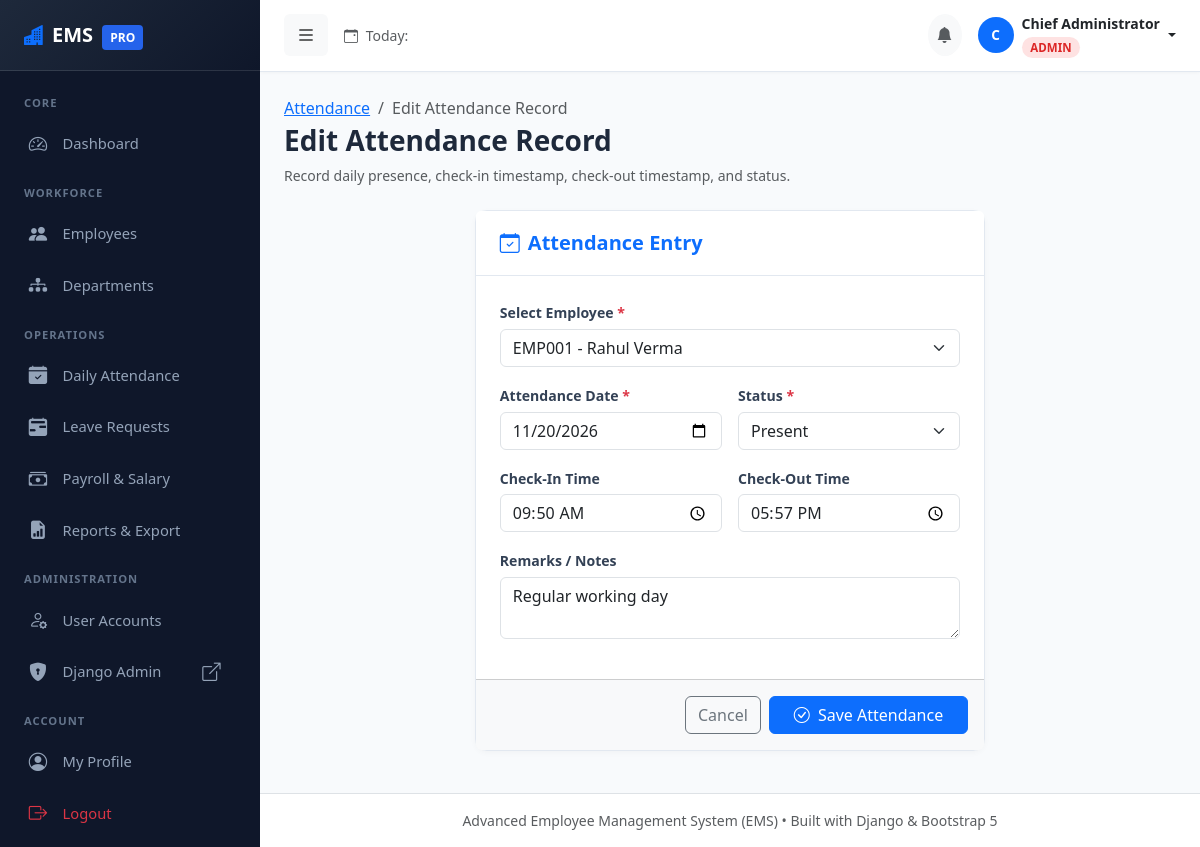
Page /attendance/18/edit/ (signed in) on the committed database.
### attendance/models.py (models this page shows, shortened)
class Attendance(models.Model):
    STATUS_CHOICES = (
        ('PRESENT', 'Present'),
        ('ABSENT', 'Absent'),
        ('HALF_DAY', 'Half Day'),
        ('ON_LEAVE', 'On Leave'),
    )
    employee = models.ForeignKey(Employee, on_delete=models.CASCADE, related_name='attendances')
    date = models.DateField(verbose_name="Attendance Date")
    status = models.CharField(max_length=20, choices=STATUS_CHOICES, default='PRESENT')
    check_in_time = models.TimeField(null=True, blank=True, verbose_name="Check In Time")
    check_out_time = models.TimeField(null=True, blank=True, verbose_name="Check Out Time")
    notes = models.TextField(blank=True, verbose_name="Notes / Remarks")
    created_at = models.DateTimeField(auto_now_add=True)
    class Meta:
        unique_together = ('employee', 'date')
        ordering = ['-date', 'employee__emp_id']

### attendance/views.py (the view)
# urls.py: path('<int:pk>/edit/', views.attendance_edit_view, name='attendance_edit'),
@login_required
@hr_or_admin_required
def attendance_edit_view(request, pk):
    attendance = get_object_or_404(Attendance, pk=pk)
    if request.method == 'POST':
        form = AttendanceMarkForm(request.POST, instance=attendance)
        if form.is_valid():
            att = form.save()
            log_action(request, "Updated Attendance", f"Updated attendance for {att.employee.emp_id} on {att.date}")
            messages.success(request, f"Attendance record updated successfully.")
            return redirect('attendance_list')
    else:
        form = AttendanceMarkForm(instance=attendance)
    return render(request, 'attendance_mark.html', {'form': form, 'title': 'Edit Attendance Record', 'attendance': attendance})

### attendance/forms.py (shortened to what this page needs)
class AttendanceMarkForm(forms.ModelForm):
    class Meta:
        model = Attendance
        fields = ['employee', 'date', 'status', 'check_in_time', 'check_out_time', 'notes']
        widgets = {
            'employee': forms.Select(attrs={'class': 'form-select'}),
            'date': forms.DateInput(attrs={'class': 'form-control', 'type': 'date'}),
            'status': forms.Select(attrs={'class': 'form-select'}),
            'check_in_time': forms.TimeInput(attrs={'class': 'form-control', 'type': 'time'}),
            'check_out_time': forms.TimeInput(attrs={'class': 'form-control', 'type': 'time'}),
            'notes': forms.Textarea(attrs={'class': 'form-control', 'rows': 2, 'placeholder': 'Optional remarks...'}),
        }
    def __init__(self, *args, **kwargs):
        super().__init__(*args, **kwargs)
        if not self.instance.pk and 'date' not in self.initial:
            self.initial['date'] = timezone.localdate()

### employees/models.py (called while the page is built)
    def __str__(self):
        return f"{self.emp_id} - {self.first_name} {self.last_name}"

### templates/attendance_mark.html (shortened to what this page needs)
{% extends 'base.html' %}
{% block content %}
<div class="mb-4">
    <nav aria-label="breadcrumb">
        <ol class="breadcrumb mb-1">
            <li class="breadcrumb-item"><a href="{% url 'attendance_list' %}">Attendance</a></li>
            <li class="breadcrumb-item active" aria-current="page">{{ title }}</li>
        </ol>
    </nav>
    <h3 class="fw-bold">{{ title }}</h3>
    <p class="text-muted small">Record daily presence, check-in timestamp, check-out timestamp, and status.</p>
</div>
<div class="row justify-content-center">
    <div class="col-lg-7">
        <div class="card form-card">
            <div class="card-header bg-white">
                <h5 class="mb-0 fw-bold text-primary"><i class="bi bi-calendar-check me-2"></i>Attendance Entry</h5>
            </div>
            <form method="POST">
                <div class="card-body p-4">
                    <div class="mb-3">
                        <label class="form-label" for="id_employee">Select Employee <span class="text-danger">*</span></label>
                        {{ form.employee }}
                    </div>
                    <div class="row g-3 mb-3">
                        <div class="col-md-6">
                            <label class="form-label" for="id_date">Attendance Date <span class="text-danger">*</span></label>
                            {{ form.date }}
                        </div>
                        <div class="col-md-6">
                            <label class="form-label" for="id_status">Status <span class="text-danger">*</span></label>
                            {{ form.status }}
                        </div>
                    </div>
                    <div class="row g-3 mb-3">
                        <div class="col-md-6">
                            <label class="form-label" for="id_check_in_time">Check-In Time</label>
                            {{ form.check_in_time }}
                        </div>
                        <div class="col-md-6">
                            <label class="form-label" for="id_check_out_time">Check-Out Time</label>
                            {{ form.check_out_time }}
                        </div>
                    </div>
                    <div class="mb-3">
                        <label class="form-label" for="id_notes">Remarks / Notes</label>
                        {{ form.notes }}
                    </div>
                </div>
                <div class="card-footer bg-light p-3 d-flex justify-content-end gap-2">
                    <a href="{% url 'attendance_list' %}" class="btn btn-outline-secondary">Cancel</a>
                    <button type="submit" class="btn btn-primary px-4"><i class="bi bi-check-circle me-1"></i> Save Attendance</button>
                </div>
            </form>
        </div>
    </div>
</div>
{% endblock %}

### templates/base.html (shortened to what this page needs)
<!DOCTYPE html>
<html lang="en">
<head>
    <link href="https://cdn.jsdelivr.net/npm/bootstrap@5.3.3/dist/css/bootstrap.min.css" rel="stylesheet">
    <link rel="stylesheet" href="https://cdn.jsdelivr.net/npm/bootstrap-icons@1.11.3/font/bootstrap-icons.min.css">
    {% load static %}
    <link rel="stylesheet" href="{% static 'css/style.css' %}">
</head>
<body>
    {% if user.is_authenticated %}
    <div class="d-flex" id="wrapper">
        <div id="sidebar-wrapper">
            <div class="sidebar-heading d-flex align-items-center justify-content-between">
                <div>
                    <i class="bi bi-buildings-fill text-primary me-2"></i>EMS <span class="brand-badge ms-1">PRO</span>
                </div>
            </div>
            <div class="py-2">
                <div class="sidebar-category">Core</div>
                <a href="{% url 'dashboard' %}" class="sidebar-nav-item {% if request.resolver_match.url_name == 'dashboard' %}active{% endif %}">
                    <i class="bi bi-speedometer2"></i> Dashboard
                </a>
                {% if is_admin_user or is_hr_user %}
                <div class="sidebar-category">Workforce</div>
                <a href="{% url 'employee_list' %}" class="sidebar-nav-item {% if 'employees' in request.path and request.resolver_match.url_name != 'employee_self_edit' %}active{% endif %}">
                    <i class="bi bi-people-fill"></i> Employees
                </a>
                <a href="{% url 'department_list' %}" class="sidebar-nav-item {% if 'departments' in request.path %}active{% endif %}">
                    <i class="bi bi-diagram-3-fill"></i> Departments
                </a>
                {% endif %}
                <div class="sidebar-category">Operations</div>
                {% if is_admin_user or is_hr_user %}
                <a href="{% url 'attendance_list' %}" class="sidebar-nav-item {% if request.resolver_match.url_name == 'attendance_list' %}active{% endif %}">
                    <i class="bi bi-calendar-check-fill"></i> Daily Attendance
                </a>
                <a href="{% url 'leave_list' %}" class="sidebar-nav-item {% if request.resolver_match.url_name == 'leave_list' or request.resolver_match.url_name == 'leave_review' %}active{% endif %}">
                    <i class="bi bi-calendar2-range-fill"></i> Leave Requests
                </a>
                <a href="{% url 'salary_list' %}" class="sidebar-nav-item {% if request.resolver_match.url_name == 'salary_list' or request.resolver_match.url_name == 'salary_add' %}active{% endif %}">
                    <i class="bi bi-cash-stack"></i> Payroll & Salary
                </a>
                <a href="{% url 'reports' %}" class="sidebar-nav-item {% if 'reports' in request.path %}active{% endif %}">
                    <i class="bi bi-file-earmark-bar-graph-fill"></i> Reports & Export
                </a>
                {% endif %}
                {% if is_admin_user %}
                <div class="sidebar-category">Administration</div>
                <a href="{% url 'user_list' %}" class="sidebar-nav-item {% if request.resolver_match.url_name == 'user_list' or request.resolver_match.url_name == 'user_edit' %}active{% endif %}">
                    <i class="bi bi-person-gear"></i> User Accounts
                </a>
                <a href="/admin/" target="_blank" class="sidebar-nav-item">
                    <i class="bi bi-shield-lock-fill"></i> Django Admin <i class="bi bi-box-arrow-up-right ms-auto small"></i>
                </a>
                {% endif %}
                <div class="sidebar-category">Account</div>
                <a href="{% url 'profile' %}" class="sidebar-nav-item {% if request.resolver_match.url_name == 'profile' %}active{% endif %}">
                    <i class="bi bi-person-circle"></i> My Profile
                </a>
                <a href="{% url 'logout' %}" class="sidebar-nav-item text-danger">
                    <i class="bi bi-box-arrow-right"></i> Logout
                </a>
            </div>
        </div>
        <div id="page-content-wrapper">
            <nav class="navbar navbar-expand-lg top-navbar">
                <div class="container-fluid px-0">
                    <button class="btn btn-light border-0 me-3" id="sidebarToggle" type="button">
                        <i class="bi bi-list fs-5"></i>
                    </button>
                    <div class="d-none d-md-flex align-items-center">
                        <span class="text-muted small">
                            <i class="bi bi-calendar-event me-1"></i> Today: {{ today|date:"l, d F Y" }}
                        </span>
                    </div>
                    <div class="ms-auto d-flex align-items-center gap-3">
                        <div class="dropdown">
                            <a class="btn btn-light position-relative rounded-circle p-2" href="#" role="button" data-bs-toggle="dropdown" aria-expanded="false">
                                <i class="bi bi-bell-fill text-muted"></i>
                            </a>
                        </div>
                        <div class="dropdown">
                            <a class="d-flex align-items-center text-decoration-none dropdown-toggle text-dark" href="#" role="button" data-bs-toggle="dropdown" aria-expanded="false">
                                {% if current_employee and current_employee.photo_url %}
                                <img src="{{ current_employee.photo_url }}" alt="Profile" class="navbar-user-avatar me-2">
                                {% else %}
                                <div class="emp-table-avatar me-2 bg-primary text-white">
                                    {{ user.first_name|default:user.username|slice:":1"|upper }}
                                </div>
                                {% endif %}
                                <div class="d-none d-lg-block text-start me-1">
                                    <div class="fw-bold small">{{ user.first_name|default:user.username }} {{ user.last_name }}</div>
                                    <span class="role-badge role-{{ user_role|lower }}">{{ user_role }}</span>
                                </div>
                            </a>
                        </div>
                    </div>
                </div>
            </nav>
            <main class="container-fluid p-4">
                {% block content %}{% endblock %}
            </main>
            <footer class="mt-auto py-3 bg-white border-top text-center text-muted small">
                <div class="container-fluid">
                    Advanced Employee Management System (EMS) &bull; Built with Django &amp; Bootstrap 5
                </div>
            </footer>
        </div>
    </div>
    {% endif %}
</body>
</html>

### static/css/style.css (style rules this page uses)
:root { --primary: #2563eb; --primary-hover: #1d4ed8; --secondary: #64748b; --dark-sidebar: #0f172a; --sidebar-hover: #1e293b; --sidebar-active: #3b82f6; --sidebar-text: #94a3b8; --sidebar-text-active: #ffffff; --bg-main: #f8fafc; --card-bg: #ffffff; --border-color: #e2e8f0; --text-main: #1e293b; --text-muted: #64748b; }
body { font-family: 'Segoe UI', Roboto, -apple-system, BlinkMacSystemFont, sans-serif; background-color: var(--bg-main); color: var(--text-main); min-height: 100vh; }
#sidebar-wrapper { min-height: 100vh; width: 260px; background-color: var(--dark-sidebar); transition: margin 0.25s ease-out; position: sticky; top: 0; z-index: 1020; }
#sidebar-wrapper .sidebar-heading { padding: 1.25rem 1.5rem; font-size: 1.25rem; font-weight: 700; color: #fff; background: linear-gradient(135deg, #1e293b 0%, #0f172a 100%); border-bottom: 1px solid rgba(255, 255, 255, 0.1); }
.sidebar-heading .brand-badge { background: var(--primary); font-size: 0.75rem; padding: 0.25rem 0.5rem; border-radius: 4px; }
.sidebar-category { font-size: 0.7rem; text-transform: uppercase; letter-spacing: 1px; color: #64748b; padding: 1rem 1.5rem 0.35rem; font-weight: 700; }
.sidebar-nav-item { display: flex; align-items: center; padding: 0.75rem 1.5rem; color: var(--sidebar-text); text-decoration: none; font-weight: 500; font-size: 0.92rem; transition: all 0.2s ease; border-left: 3px solid transparent; }
.sidebar-nav-item i { font-size: 1.15rem; margin-right: 0.85rem; width: 22px; text-align: center; }
#page-content-wrapper { flex: 1; min-width: 0; display: flex; flex-direction: column; }
.top-navbar { background: #ffffff; border-bottom: 1px solid var(--border-color); padding: 0.8rem 1.5rem; box-shadow: 0 1px 3px rgba(0,0,0,0.03); }
.role-badge { font-size: 0.72rem; padding: 0.2rem 0.55rem; border-radius: 20px; font-weight: 600; }
.role-admin { background-color: #fee2e2; color: #dc2626; }
.emp-table-avatar { width: 36px; height: 36px; border-radius: 50%; object-fit: cover; background-color: #e2e8f0; display: inline-flex; align-items: center; justify-content: center; font-weight: 600; color: #475569; font-size: 0.85rem; }
.form-card { background: #ffffff; border-radius: 12px; border: 1px solid var(--border-color); box-shadow: 0 2px 6px rgba(0,0,0,0.03); }
.form-card .card-header { background: #ffffff; border-bottom: 1px solid var(--border-color); padding: 1.25rem 1.5rem; font-weight: 600; }
.form-label { font-weight: 600; font-size: 0.88rem; color: #334155; margin-bottom: 0.35rem; }

### rows in the picture
Attendance: employee "EMP001 - Rahul Verma", date "11/20/2026", status "Present", check_in_time "09:50:00", check_out_time "17:57:00", notes "Regular working day"

### other values in the picture
{{ user.first_name|default:user.username|slice:":1"|upper }} "C"
{{ user.first_name|default:user.username }} "Chief"
{{ user.last_name }} "Administrator"
{{ user_role }} "ADMIN"
{{ title }} "Edit Attendance Record"
